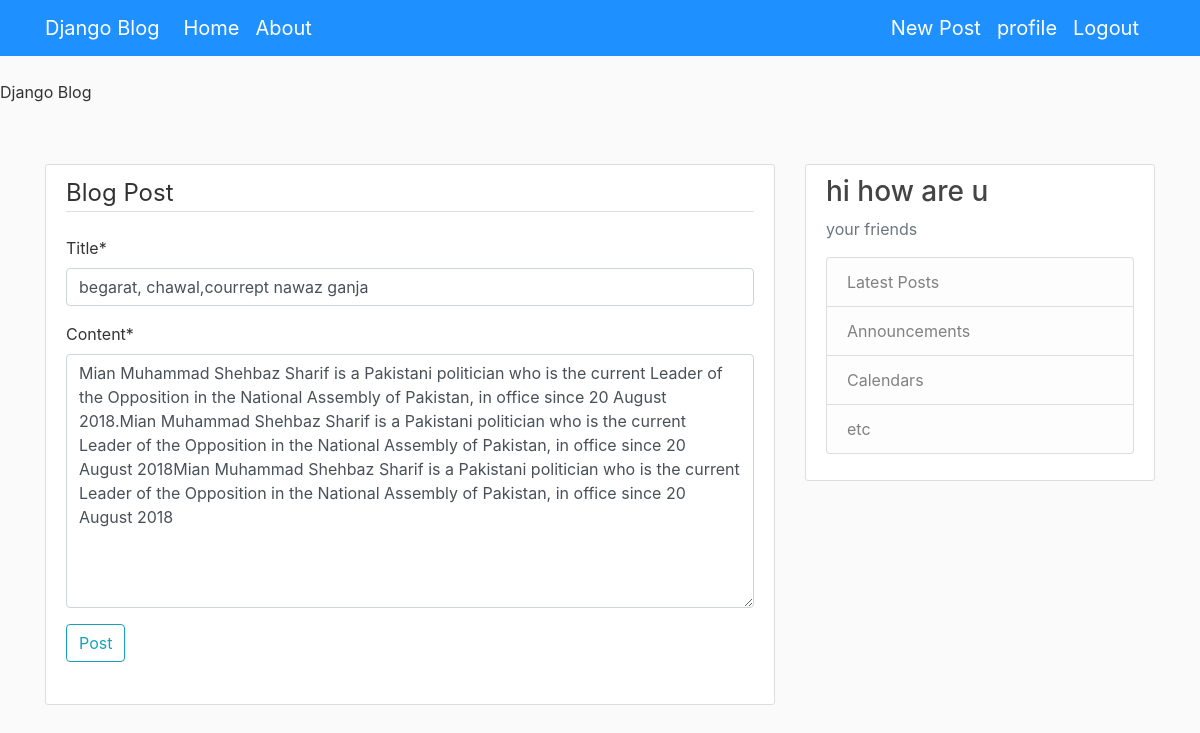
The app's page /post/18/update/ (signed in) with its own data.
### blog/models.py (models this page shows, shortened)
class Post(models.Model):
    title=models.CharField(max_length=100)
    content=models.TextField()
    date_post=models.DateTimeField(default=timezone.now)
    author=models.ForeignKey(User,on_delete=models.CASCADE)

### blog/views.py (the view, shortened to what this page needs)
# urls.py: path("post/<int:pk>/update/",PostUpdateView.as_view(),name="post-update"),
class PostUpdateView(LoginRequiredMixin,UserPassesTestMixin,UpdateView):
    model=Post
    fields=['title','content']
    def test_func(self):
        post=self.get_object()
        if self.request.user == post.author:
            return True
        return False

### blog/templates/blog/post_form.html (shortened to what this page needs)
{% extends "blog/base.html" %}
{% load crispy_forms_tags %}
{% block content%}
    <div class="content-section">
        <form method="POST">
            <fieldset class="form-group">
                <legend class="border-bottom mb-4"> Blog Post </legend>
                {{ form|crispy }}
            <fieldset>
            <div class="form-group">
                <button class="btn btn-outline-info" type="submit"> Post </button>
            </div>
        </form>
    </div>
{% endblock content %}

### blog/ststic/blog/main.css (style rules this page uses)
body { background: #fafafa; color: #333333; margin-top: 5rem; }
.content-section { background: #ffffff; padding: 10px 20px; border: 1px solid #dddddd; border-radius: 3px; margin-bottom: 20px; }

### records on screen
Post: title "begarat, chawal,courrept nawaz ganja", content "Mian Muhammad Shehbaz Sharif is a Pakistani politician who is the current Leader of the Opposition in the National Assembly of Pakistan, in office since 20 August 2018.Mian Muhammad Shehbaz Sharif is a Pakistani politician who is the current Leader of the Opposition in the National Assembly of Pakistan, in office since 20 August 2018Mian Muhammad Shehbaz Sharif is a Pakistani politician who is the current Leader of the Opposition in the National Assembly of Pakistan, in office since 20 August 2018"
